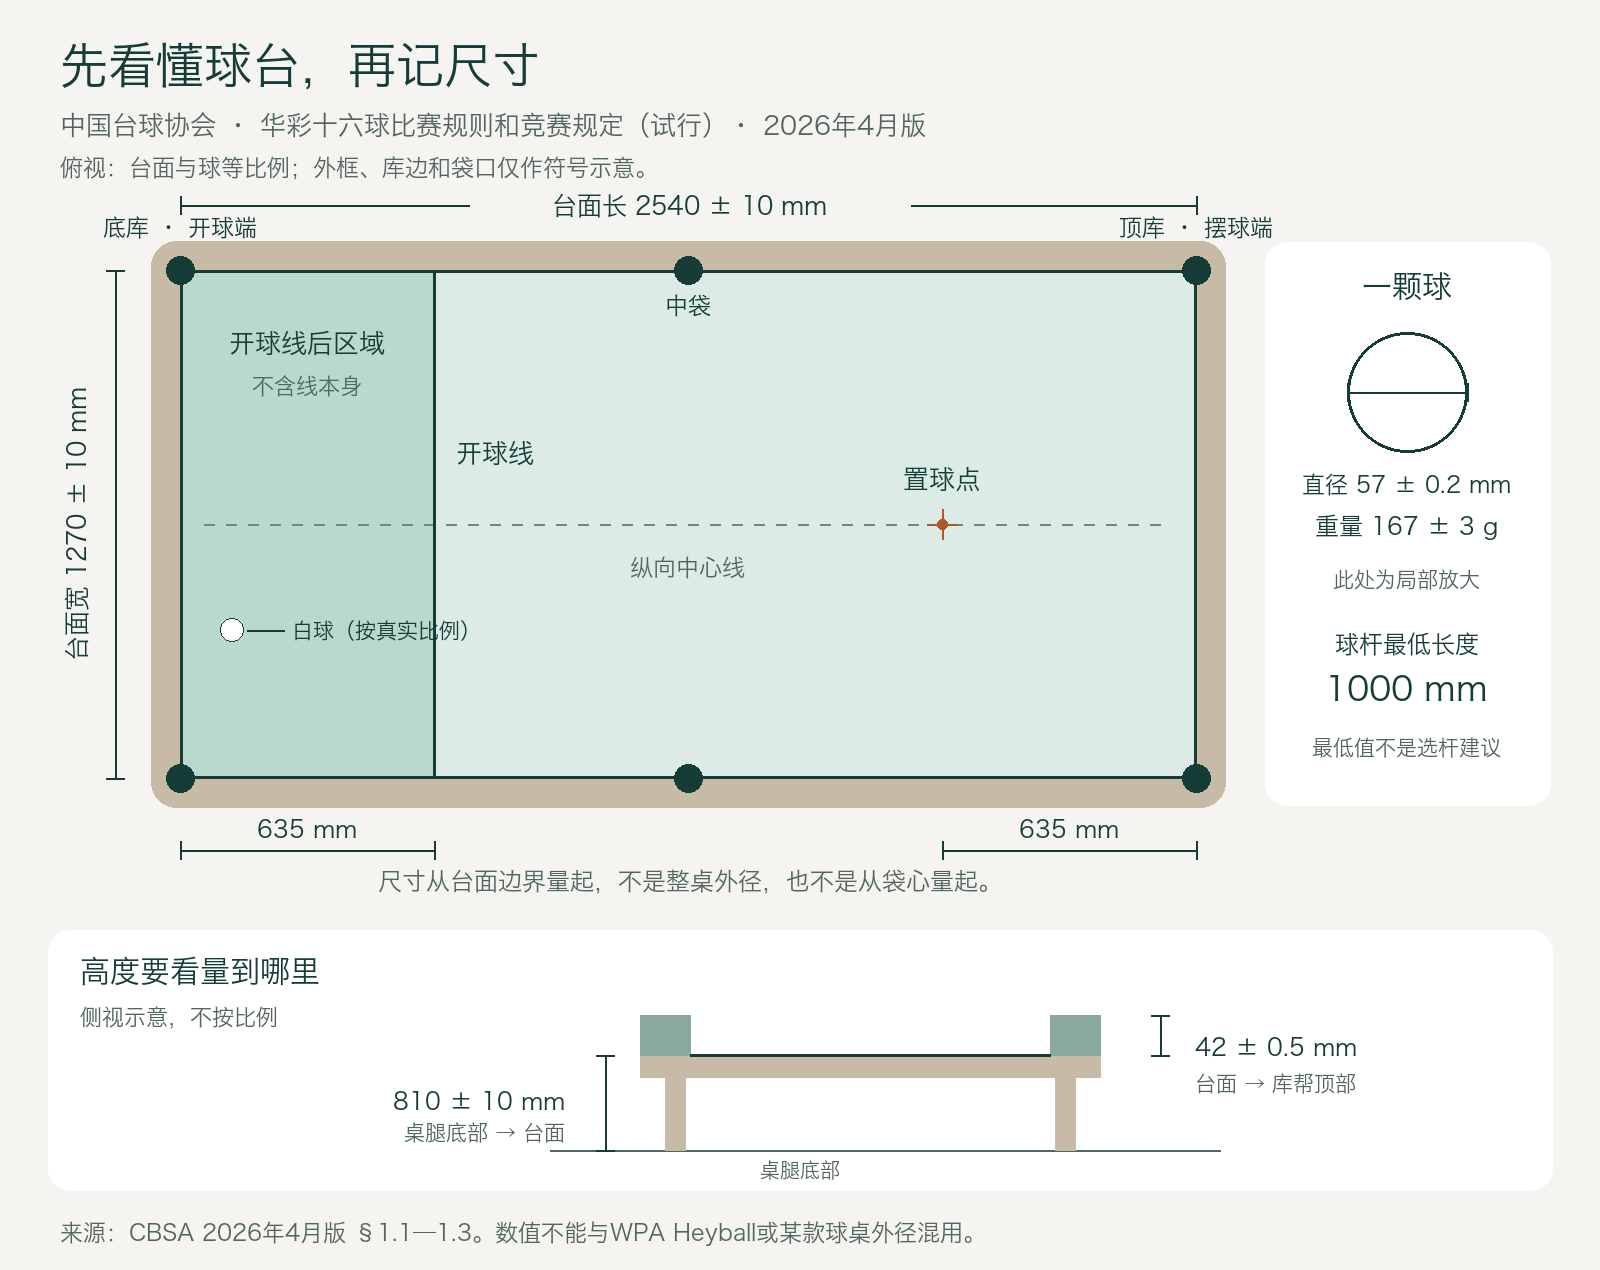

Reproduce this figure in Python.
"""Research figure, CBSA April 2026, not an app model or physics simulation.

Top view: mm, origin at left/top playing-area edge, x right, y down.
Head/break end is left; foot/rack end right. Pixel scale is uniform.
Side view is explicitly not to scale and only identifies height datums.
"""
from pathlib import Path
from PIL import Image, ImageDraw, ImageFont

ROOT = Path(__file__).resolve().parent
FONT = '/System/Library/Fonts/Hiragino Sans GB.ttc'
BG, INK, MUTED, ACCENT = '#F5F4F0', '#163C38', '#526661', '#AF5728'
im = Image.new('RGB', (1600, 1270), BG)
d = ImageDraw.Draw(im)

def text(x, y, s, size=26, color=INK, anchor=None):
    d.text((x,y),s,font=ImageFont.truetype(FONT,size),fill=color,anchor=anchor)

def dim(a,b,label,label_at):
    d.line([a,b],fill=INK,width=2)
    if a[1] == b[1]:
        for x,y in (a,b): d.line((x,y-9,x,y+9),fill=INK,width=2)
    else:
        for x,y in (a,b): d.line((x-9,y,x+9,y),fill=INK,width=2)
    text(*label_at,label,24,INK,'mm')

text(60,40,'先看懂球台，再记尺寸',48)
text(60,112,'中国台球协会 · 华彩十六球比赛规则和竞赛规定（试行）· 2026年4月版',26,MUTED)
text(60,155,'俯视：台面与球等比例；外框、库边和袋口仅作符号示意。',23,MUTED)

S=0.4
L,W,D=2540,1270,57
x0,y0=180,270
x1,y1=x0+L*S,y0+W*S
head=x0+635*S
spot=x0+(L-635)*S
mid=(y0+y1)/2
assert (x1-x0)/(y1-y0)==2
assert head-x0 == x1-spot == 635*S
assert abs(D*S/(y1-y0)-57/1270)<1e-12

d.rounded_rectangle((x0-29,y0-29,x1+29,y1+29),25,fill='#C7BBA8')
d.rectangle((x0,y0,x1,y1),fill='#DCEBE5',outline=INK,width=3)
d.rectangle((x0+3,y0+3,head-1,y1-3),fill='#B8D9CC')
for xx,yy in [(x0,y0),(x0,y1),(x1,y0),(x1,y1),((x0+x1)/2,y0),((x0+x1)/2,y1)]:
    d.ellipse((xx-14,yy-14,xx+14,yy+14),fill=INK)
for xx in range(int(x0+24),int(x1-24),22):
    d.line((xx,mid,xx+10,mid),fill='#6A8C7F',width=2)
d.line((head,y0,head,y1),fill=INK,width=3)
d.ellipse((spot-5,mid-5,spot+5,mid+5),fill=ACCENT)
d.line((spot-15,mid,spot+15,mid),fill=ACCENT,width=2)
d.line((spot,mid-15,spot,mid+15),fill=ACCENT,width=2)
text((x0+head)/2,343,'开球线后区域',26,INK,'mm')
text((x0+head)/2,385,'不含线本身',22,MUTED,'mm')
text(head+22,440,'开球线',26)
text(spot,mid-45,'置球点',26,INK,'mm')
text((head+spot)/2,mid+43,'纵向中心线',23,MUTED,'mm')
text(x0,227,'底库 · 开球端',23,INK,'mm')
text(x1,227,'顶库 · 摆球端',23,INK,'mm')
text((x0+x1)/2,305,'中袋',23,INK,'mm')

cx,cy=x0+130*S,y0+900*S
r=D*S/2
d.ellipse((cx-r,cy-r,cx+r,cy+r),fill='white',outline=INK,width=1)
d.line((cx+15,cy,cx+52,cy),fill=INK,width=2)
text(cx+60,cy,'白球（按真实比例）',21,INK,'lm')
dim((x0,205),(x1,205),'台面长 2540 ± 10 mm',((x0+x1)/2,205))
# Opaque label background keeps the dimension rule out of the glyphs.
d.rectangle((470,188,910,227),fill=BG)
text(690,205,'台面长 2540 ± 10 mm',25,INK,'mm')
dim((115,y0),(115,y1),'', (115,mid))
label=Image.new('RGBA',(470,48),(0,0,0,0))
ImageDraw.Draw(label).text((235,24),'台面宽 1270 ± 10 mm',font=ImageFont.truetype(FONT,25),fill=INK,anchor='mm')
label=label.rotate(90,expand=True)
im.paste(label,(52,int(mid-label.height/2)),label)
dim((x0,850),(head,850),'635 mm',((x0+head)/2,828))
dim((spot,850),(x1,850),'635 mm',((spot+x1)/2,828))
text(690,880,'尺寸从台面边界量起，不是整桌外径，也不是从袋心量起。',24,MUTED,'mm')

d.rounded_rectangle((1265,242,1550,805),22,fill='white')
text(1407,285,'一颗球',30,INK,'mm')
d.ellipse((1347,332,1467,452),fill='white',outline=INK,width=3)
dim((1347,392),(1467,392),'', (1407,392))
text(1407,484,'直径 57 ± 0.2 mm',23,INK,'mm')
text(1407,525,'重量 167 ± 3 g',24,INK,'mm')
text(1407,579,'此处为局部放大',21,MUTED,'mm')
text(1407,643,'球杆最低长度',24,INK,'mm')
text(1407,688,'1000 mm',34,INK,'mm')
text(1407,747,'最低值不是选杆建议',21,MUTED,'mm')

d.rounded_rectangle((48,930,1552,1190),22,fill='white')
text(80,955,'高度要看量到哪里',30)
text(80,1005,'侧视示意，不按比例',22,MUTED)
floor,bed,rail=1150,1055,1015
d.line((550,floor,1220,floor),fill=MUTED,width=2)
d.rectangle((640,bed,1100,bed+22),fill='#C7BBA8')
d.rectangle((640,rail,690,bed),fill='#8AA99C')
d.rectangle((1050,rail,1100,bed),fill='#8AA99C')
for x in [665,1055]: d.rectangle((x,bed+22,x+20,floor),fill='#C7BBA8')
d.line((690,bed,1050,bed),fill=INK,width=3)
dim((605,bed),(605,floor),'', (605,(bed+floor)/2))
text(565,1100,'810 ± 10 mm',24,INK,'rm')
text(565,1132,'桌腿底部 → 台面',21,MUTED,'rm')
dim((1160,rail),(1160,bed),'',(1160,(rail+bed)/2))
text(1195,1034,'42 ± 0.5 mm',24)
text(1195,1072,'台面 → 库帮顶部',21,MUTED)
text(800,1170,'桌腿底部',20,MUTED,'mm')
text(60,1220,'来源：CBSA 2026年4月版 §1.1—1.3。数值不能与WPA Heyball或某款球桌外径混用。',23,MUTED)
im.save(ROOT/'equipment.png')
print('equipment.png: 2:1 playing area, equal scale, 635 mm offsets verified')
